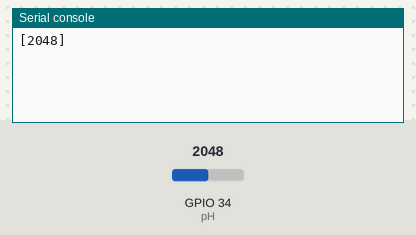
A program run on a simulated ESP32 board running MicroPython. Parts: the last lines printed to the serial console. The test bench sets the inputs (shaded band); at power-on: GPIO 34 (pH) = 2048 (analog values on the 0–4095 scale). At 10.0 s the program stops and its outputs stay as they are.

Above: at 1.2 s.
1.3 s: GPIO 34 (pH) set to 2866
At 2.8 s:
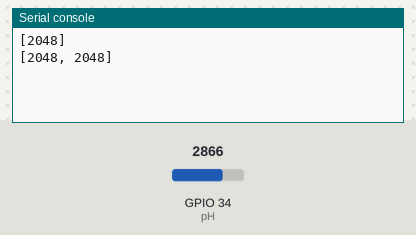
4.5 s: GPIO 34 (pH) set to 3603
At 10.9 s:
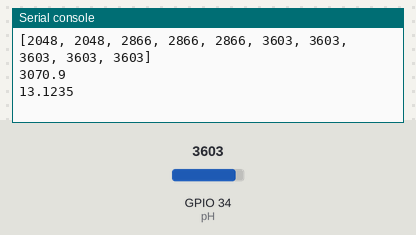

The program:

PH4502_microPython.py
```python
# Manuel Lameira

# This is a micropython adaptation of the code provided by diymore.cc for the arduino platform.
# Please see the website for more information:
# https://www.diymore.cc/products/diymore-liquid-ph-value-detection-detect-sensor-module-monitoring-control-for-arduino-m?_pos=1&_sid=4a08bbc6e&_ss=r

# For connection to an ESP32 board a voltage divider with R1 10kOhm and R2 20kOhm
# on the PO pin and analog input is required.

# ESP32 --> 12 bit ADC --> 4095 samples at 3.3V
# ADC Pin; 0, 2, 4, 12, 13, 14, 15, 25, 26, 27, 32, 33, 34, 35, 36, 39


from machine import Pin, ADC
from time import sleep

# function to get average of a list


def Average(lst):
    return sum(lst) / len(lst)


# Pin definition and ADC initialization
pH = ADC(Pin(34))
pH.atten(ADC.ATTN_11DB)  # Reading range: 3.3V

# Creat empty list for value storage
buf = []
sample = range(10)

for i in sample:
    buf.append(pH.read())
    sleep(1)
    print(buf)

avgValue = Average(buf)

print(avgValue)

phValue = 3.5 * (avgValue * (5/4095))

print(phValue)
```

Measured:
- after the input at 4.5 s, the serial console: prints a new line after 1.5 s (image 2)
